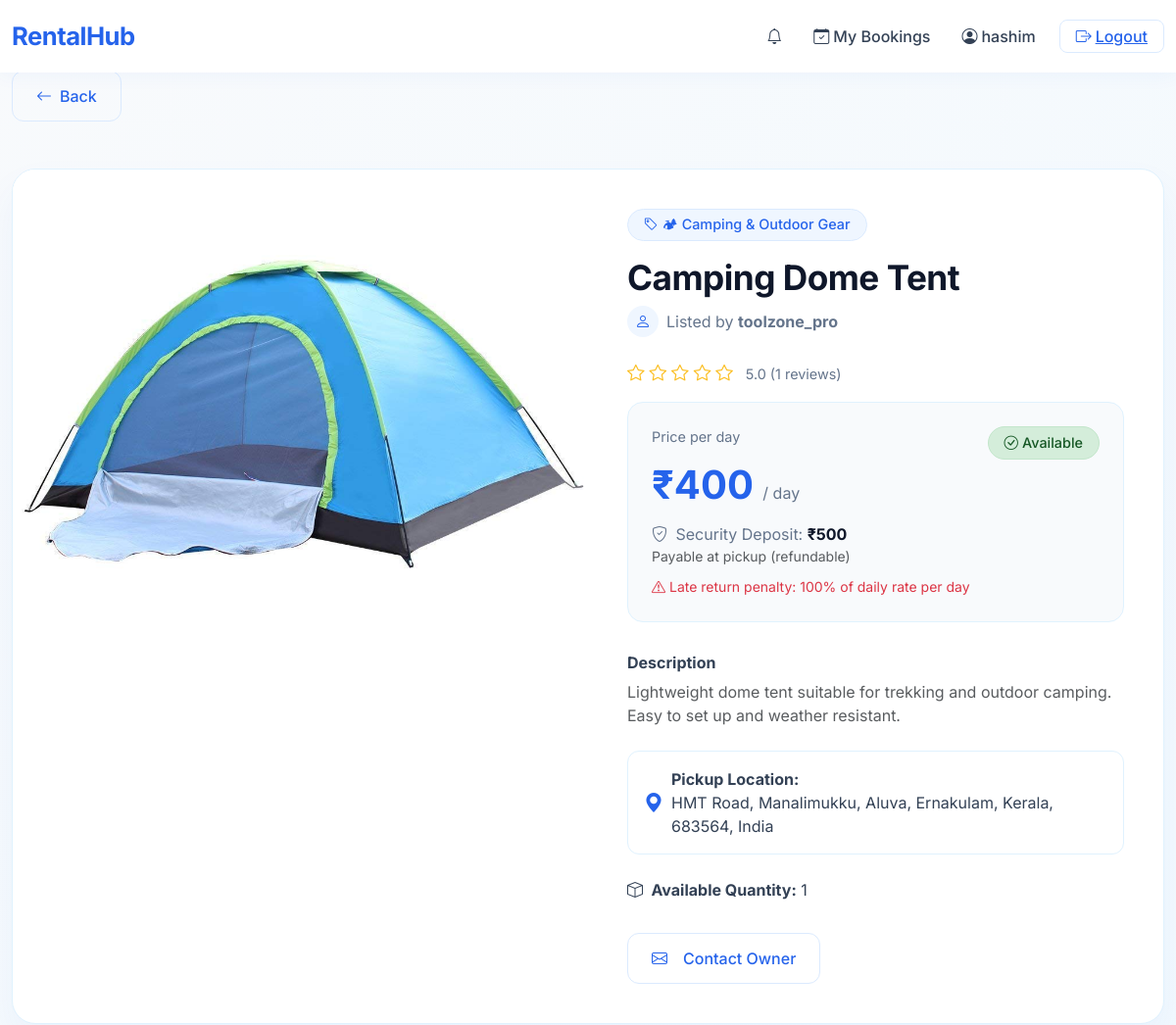
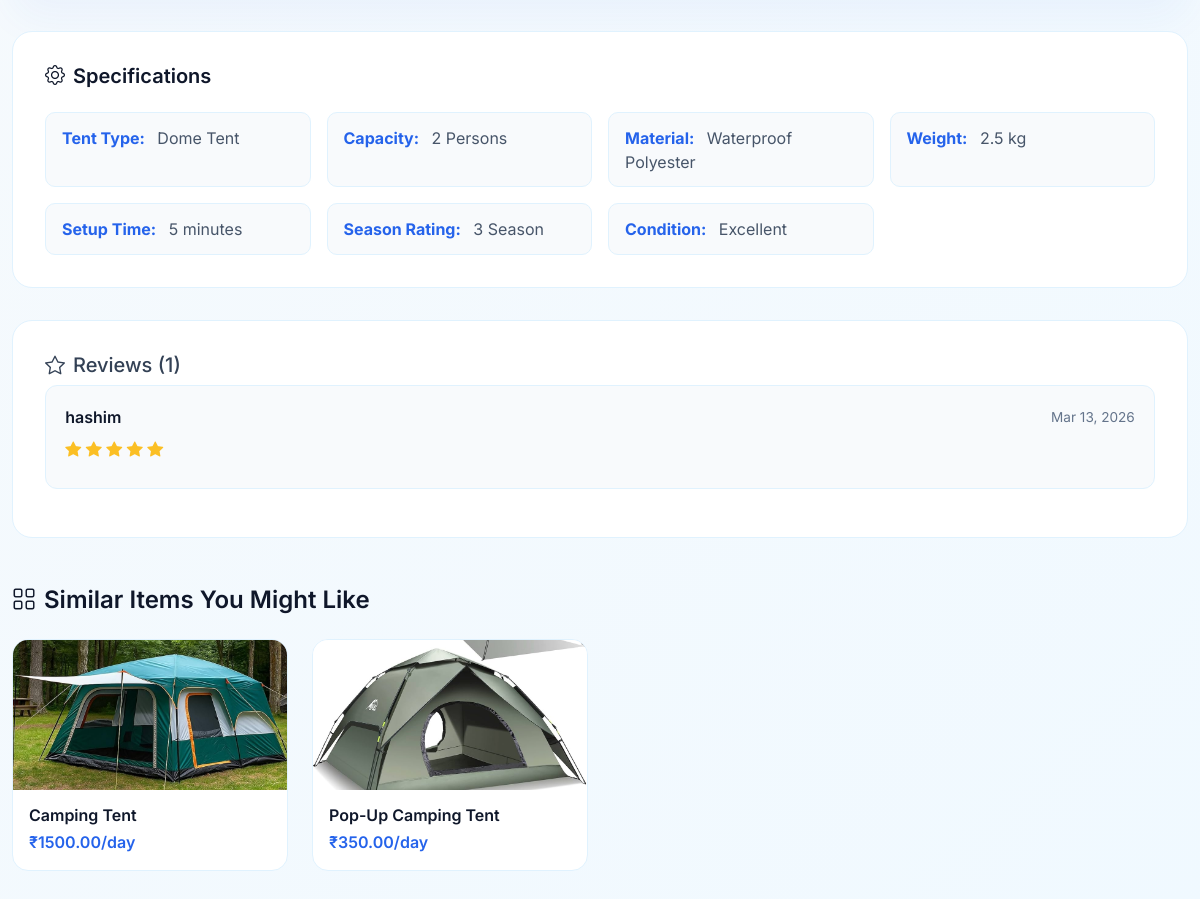
Screenshot of /items/item/18/ (signed in) with the database file from the repository (2 pictures, top to bottom).
### accounts/models.py (models this page shows, shortened)
class CustomUser(AbstractUser):
    ROLE_CHOICES = (
        ('user', 'User'),
        ('owner', 'Owner'),
    )
    role = models.CharField(max_length=10, choices=ROLE_CHOICES)
    is_verified = models.BooleanField(default=False)

### rentals/models.py (models this page shows, shortened)
class RentalItem(models.Model):
    CATEGORY_CHOICES = [
        ('construction_power_tools', '🔧 Construction & Power Tools'),
        ('home_improvement', '🏡 Home Improvement Tools'),
        ('garden_outdoor', '🌿 Garden & Outdoor Equipment'),
        ('electrical_electronics', '⚡ Electrical & Electronics'),
        ('event_party', '🎉 Event & Party Equipment'),
        ('cameras_media', '📷 Cameras & Media Equipment'),
        ('heavy_machinery', '🚜 Heavy Machinery'),
        ('hand_tools', '🛠 Hand Tools'),
        ('camping_outdoor', '🏕 Camping & Outdoor Gear'),
        ('vehicle_transport', '🚗 Vehicle & Transport Rentals'),
    ]
    owner = models.ForeignKey(settings.AUTH_USER_MODEL, on_delete=models.CASCADE)
    name = models.CharField(max_length=200)
    description = models.TextField()
    category = models.CharField(
        max_length=50,
        choices=CATEGORY_CHOICES
    )
    price_per_day = models.DecimalField(max_digits=8, decimal_places=2)
    security_deposit = models.DecimalField(max_digits=8, decimal_places=2, default=0)
    image = models.ImageField(upload_to='items/', blank=True, null=True)
    location_name = models.CharField(max_length=255, blank=True, null=True)
    latitude = models.FloatField(null=True, blank=True)
    longitude = models.FloatField(null=True, blank=True)
    specifications = models.JSONField(
        default=get_default_specifications,
        blank=True,
        help_text="Store item specifications as JSON"
    )
    quantity = models.PositiveIntegerField(default=1, help_text="Number of units available")
    average_rating = models.FloatField(default=0, help_text="Average rating from user reviews")
    total_ratings = models.PositiveIntegerField(default=0, help_text="Total number of ratings received")
    is_available = models.BooleanField(default=True)
    created_at = models.DateTimeField(auto_now_add=True)

class Rating(models.Model):
    booking = models.OneToOneField(
        Booking,
        on_delete=models.CASCADE,
        related_name='rating'
    )
    item = models.ForeignKey(
        RentalItem,
        on_delete=models.CASCADE,
        related_name='ratings'
    )
    user = models.ForeignKey(
        settings.AUTH_USER_MODEL,
        on_delete=models.CASCADE,
        related_name='ratings_given'
    )
    stars = models.IntegerField()  # 1 to 5
    review = models.TextField(blank=True)
    created_at = models.DateTimeField(auto_now_add=True)

### rentals/views.py (the view)
# urls.py: path('item/<int:item_id>/', views.item_detail, name='item_detail'),
@login_required
def item_detail(request, item_id):
    item = get_object_or_404(RentalItem, id=item_id)
    from datetime import date, timedelta
    min_date = date.today() + timedelta(days=2)
    similar_items = RentalItem.objects.filter(
        category=item.category,
        is_available=True
    ).exclude(id=item.id)[:4]
    user_bookings = Booking.objects.filter(
        user=request.user,
        item=item
    ).order_by('-created_at')
    active_bookings = Booking.objects.filter(
        item=item,
        status__in=['CONFIRMED', 'APPROVED', 'AGREEMENT_PENDING'],
        end_date__gte=date.today()
    ).exclude(user=request.user)
    pending_bookings = Booking.objects.filter(
        item=item,
        status='PENDING'
    ).exclude(user=request.user)
    reviews = Rating.objects.filter(item=item).select_related('user').order_by('-created_at')[:5]
    unread_notifications = Notification.objects.filter(user=request.user, is_read=False).count()
    context = {
        "item": item,
        "similar_items": similar_items,
        "reviews": reviews,
        "min_date": min_date.strftime('%Y-%m-%d'),
        "average_rating": item.average_rating,
        "total_ratings": item.total_ratings,
        "user_bookings": user_bookings,
        "active_bookings": active_bookings,
        "pending_bookings": pending_bookings,
        "unread_notifications": unread_notifications,
        "now": date.today(),
    }
    return render(request, "rentals/item_detail.html", context)

### rentals/templates/rentals/item_detail.html (shortened to what this page needs)
{% load static %}
{% load custom_filters %}
<!DOCTYPE html>
<html>
<head>
    <link href="https://cdn.jsdelivr.net/npm/bootstrap@5.3.2/dist/css/bootstrap.min.css" rel="stylesheet">
    <link rel="stylesheet" href="https://cdn.jsdelivr.net/npm/bootstrap-icons@1.11.3/font/bootstrap-icons.min.css">
    <link href="https://unpkg.com/aos@2.3.1/dist/aos.css" rel="stylesheet">
</head>
<body>
<nav class="navbar navbar-expand-lg navbar-light fixed-top">
    <div class="container">
        <a class="navbar-brand" href="{% url 'rentals:user_dashboard' %}">RentalHub</a>
        <div class="collapse navbar-collapse" id="navbarNav">
            <ul class="navbar-nav ms-auto align-items-center">
                <li class="nav-item me-3">
                    <a class="nav-link" href="{% url 'rentals:notifications' %}">
                        <i class="bi bi-bell"></i>
                    </a>
                </li>
                <li class="nav-item me-3">
                    <a class="nav-link" href="{% url 'rentals:my_bookings' %}">
                        <i class="bi bi-calendar-check me-1"></i>My Bookings
                    </a>
                </li>
                <li class="nav-item me-3">
                    <span class="nav-link text-dark">
                        <i class="bi bi-person-circle me-1"></i>{{ request.user.username }}
                    </span>
                </li>
                <li class="nav-item">
                    <a href="{% url 'logout' %}" class="btn-logout">
                        <i class="bi bi-box-arrow-right me-1"></i>Logout
                    </a>
                </li>
            </ul>
        </div>
    </div>
</nav>
<div class="container mt-5 pt-4">
    <a href="javascript:history.back()" class="btn-back mb-3" data-aos="fade-up">
        <i class="bi bi-arrow-left"></i> Back
    </a>
    <div class="item-detail-card" data-aos="fade-up">
        <div class="row g-0">
            <div class="col-lg-6">
                <div class="image-gallery">
                    {% if item.image %}
                    <img src="{{ item.image.url }}" class="main-image" alt="{{ item.name }}">
                    {% endif %}
                </div>
            </div>
            <div class="col-lg-6">
                <div class="item-info-section">
                    <span class="item-category">
                        <i class="bi bi-tag me-1"></i>{{ item.get_category_display }}
                    </span>
                    <h1 class="item-title">{{ item.name }}</h1>
                    <div class="item-owner">
                        <div class="owner-avatar">
                            <i class="bi bi-person"></i>
                        </div>
                        <span>Listed by <strong>{{ item.owner.username }}</strong></span>
                    </div>
                    {% if item.total_ratings > 0 %}
                    <div class="mb-3">
                        <span class="rating-stars">
                            {% for i in "12345"|make_list %}
                                {% if forloop.counter <= item.average_rating|floatformat:0 %}
                                    <i class="bi bi-star-fill"></i>
                                {% else %}
                                    <i class="bi bi-star"></i>
                                {% endif %}
                            {% endfor %}
                        </span>
                        <span class="rating-count">{{ item.average_rating|floatformat:1 }} ({{ item.total_ratings }} reviews)</span>
                    </div>
                    {% endif %}
                    <div class="price-section">
                        <div class="d-flex justify-content-between align-items-start">
                            <div>
                                <div class="price-label">Price per day</div>
                                <div class="price-value">
                                    ₹{{ item.price_per_day|floatformat:0 }} <small>/ day</small>
                                </div>
                            </div>
                            <span class="availability-badge {% if item.is_available %}available{% else %}unavailable{% endif %}">
                                {% if item.is_available %}
                                <i class="bi bi-check-circle me-1"></i>Available
                                {% else %}
                                <i class="bi bi-x-circle me-1"></i>Currently Unavailable
                                {% endif %}
                            </span>
                        </div>
                        <div class="security-deposit">
                            <i class="bi bi-shield-check me-1"></i>
                            Security Deposit: <strong>₹{{ item.security_deposit|default:"500"|floatformat:0 }}</strong>
                            <small class="text-muted d-block">Payable at pickup (refundable)</small>
                        </div>
                        <div class="mt-2 text-danger">
                            <small><i class="bi bi-exclamation-triangle me-1"></i>Late return penalty: 100% of daily rate per day</small>
                        </div>
                    </div>
                    <div class="mb-4">
                        <h6 class="fw-bold mb-2">Description</h6>
                        <p class="text-muted">{{ item.description|default:"No description provided." }}</p>
                    </div>
                    {% if item.location_name %}
                    <div class="location-info">
                        <div class="d-flex align-items-center">
                            <i class="bi bi-geo-alt-fill me-2 fs-5"></i>
                            <div>
                                <strong>Pickup Location:</strong><br>
                                {{ item.location_name }}
                            </div>
                        </div>
                    </div>
                    {% endif %}
                    <div class="d-flex align-items-center gap-4 mb-3">
                        <div>
                            <i class="bi bi-box me-1"></i>
                            <strong>Available Quantity:</strong> {{ item.quantity }}
                        </div>
                    </div>
                    <div class="action-buttons">
                        <a href="mailto:{{ item.owner.email }}" class="btn-contact">
                            <i class="bi bi-envelope me-2"></i>Contact Owner
                        </a>
                    </div>
                </div>
            </div>
        </div>
    </div>
    {% if item.specifications %}
    <div class="specs-section" data-aos="fade-up" data-aos-delay="150">
        <h5><i class="bi bi-gear me-2"></i>Specifications</h5>
        <div class="specs-grid">
            {% for key, value in item.specifications.items %}
            <div class="spec-item">
                <strong>{{ key }}:</strong> <span>{{ value }}</span>
            </div>
            {% endfor %}
        </div>
    </div>
    {% endif %}
    {% if reviews %}
    <div class="reviews-section" data-aos="fade-up" data-aos-delay="200">
        <h5><i class="bi bi-star me-2"></i>Reviews ({{ item.total_ratings }})</h5>
        {% for review in reviews %}
        <div class="review-card">
            <div class="review-header">
                <span class="reviewer-name">{{ review.user.username }}</span>
                <span class="review-date">{{ review.created_at|date:"M d, Y" }}</span>
            </div>
            <div class="review-stars">
                {% for i in "12345"|make_list %}
                    {% if forloop.counter <= review.stars %}
                        <i class="bi bi-star-fill"></i>
                    {% else %}
                        <i class="bi bi-star"></i>
                    {% endif %}
                {% endfor %}
            </div>
        </div>
        {% endfor %}
    </div>
    {% endif %}
    {% if similar_items %}
    <div class="similar-items" data-aos="fade-up" data-aos-delay="250">
        <h4><i class="bi bi-grid me-2"></i>Similar Items You Might Like</h4>
        <div class="row">
            {% for similar in similar_items %}
            <div class="col-md-3 col-6 mb-3">
                <div class="similar-item-card" onclick="window.location.href='{% url 'rentals:item_detail' similar.id %}'">
                    {% if similar.image %}
                    <img src="{{ similar.image.url }}" class="similar-item-image" alt="{{ similar.name }}">
                    {% else %}
                    <div class="similar-item-image bg-light d-flex align-items-center justify-content-center">
                        <i class="bi bi-image text-muted fs-1"></i>
                    </div>
                    {% endif %}
                    <div class="similar-item-body">
                        <h6 class="similar-item-title">{{ similar.name|truncatechars:20 }}</h6>
                        <div class="similar-item-price">₹{{ similar.price_per_day }}/day</div>
                    </div>
                </div>
            </div>
            {% endfor %}
        </div>
    </div>
    {% endif %}
</div>
</body>
</html>

### rows the page displays
CustomUser: user.username "hashim"
RentalItem: image (picture), category "🏕 Camping & Outdoor Gear", name "Camping Dome Tent", owner.username "toolzone_pro", average_rating "5.0", total_ratings "1", price_per_day "400", security_deposit "500", description "Lightweight dome tent suitable for trekking and outdoor camping. Easy to set up and weather resistant.", location_name "HMT Road, Manalimukku, Aluva, Ernakulam, Kerala, 683564, India", quantity "1"
Rating: user.username "hashim", created_at "Mar 13, 2026", stars 5 (drawn)
RentalItem: image (picture), name "Camping Tent", price_per_day "1500.00"
RentalItem: image (picture), name "Pop-Up Camping Tent", price_per_day "350.00"

### other values shown
{{ key }} "Tent Type" "Capacity" "Material" "Weight" "Setup Time" "Season Rating" "Condition"
{{ value }} "Dome Tent" "2 Persons" "Waterproof Polyester" "2.5 kg" "5 minutes" "3 Season" "Excellent"
